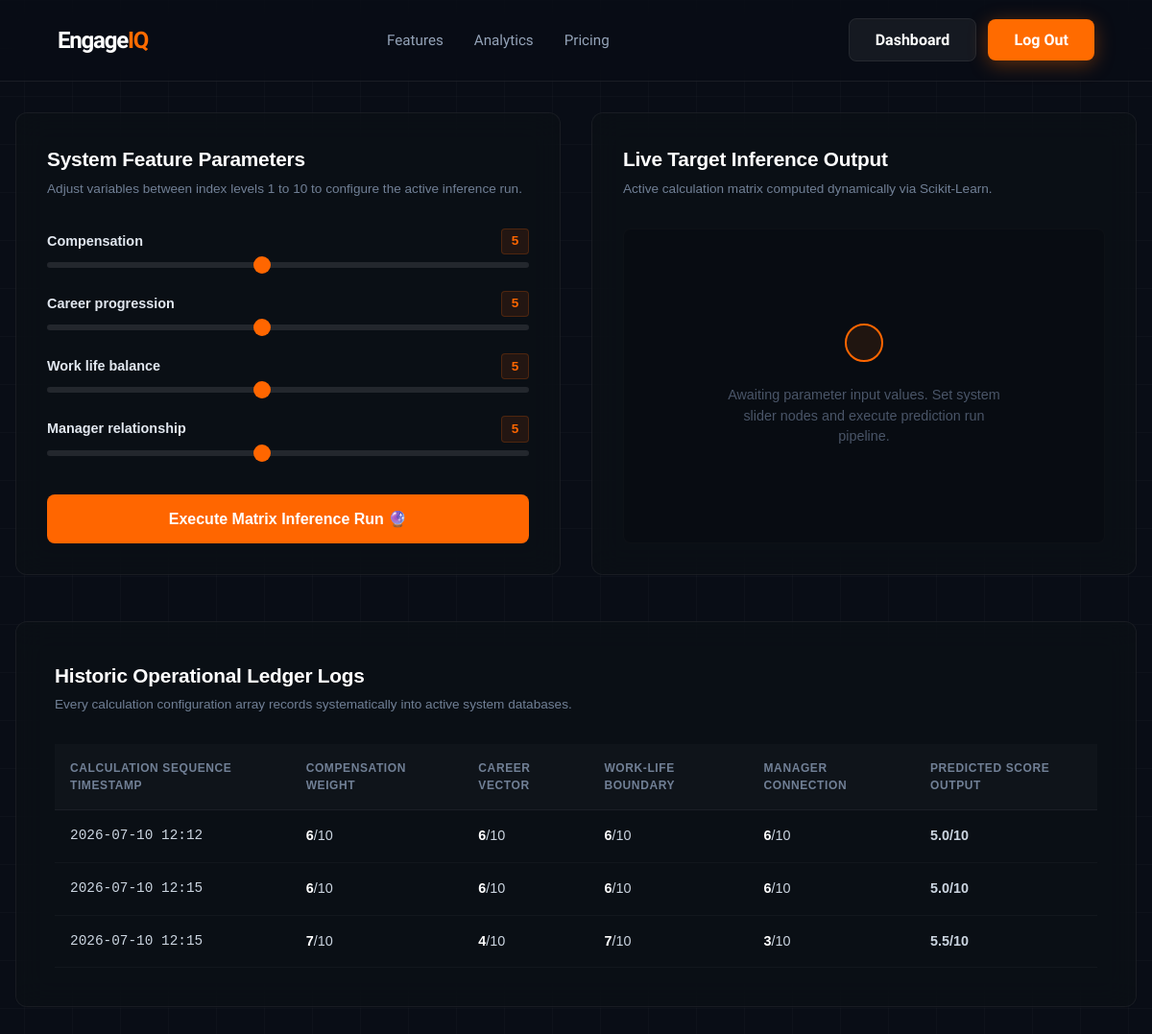
Before: /dashboard/ (signed in) with the older database file.
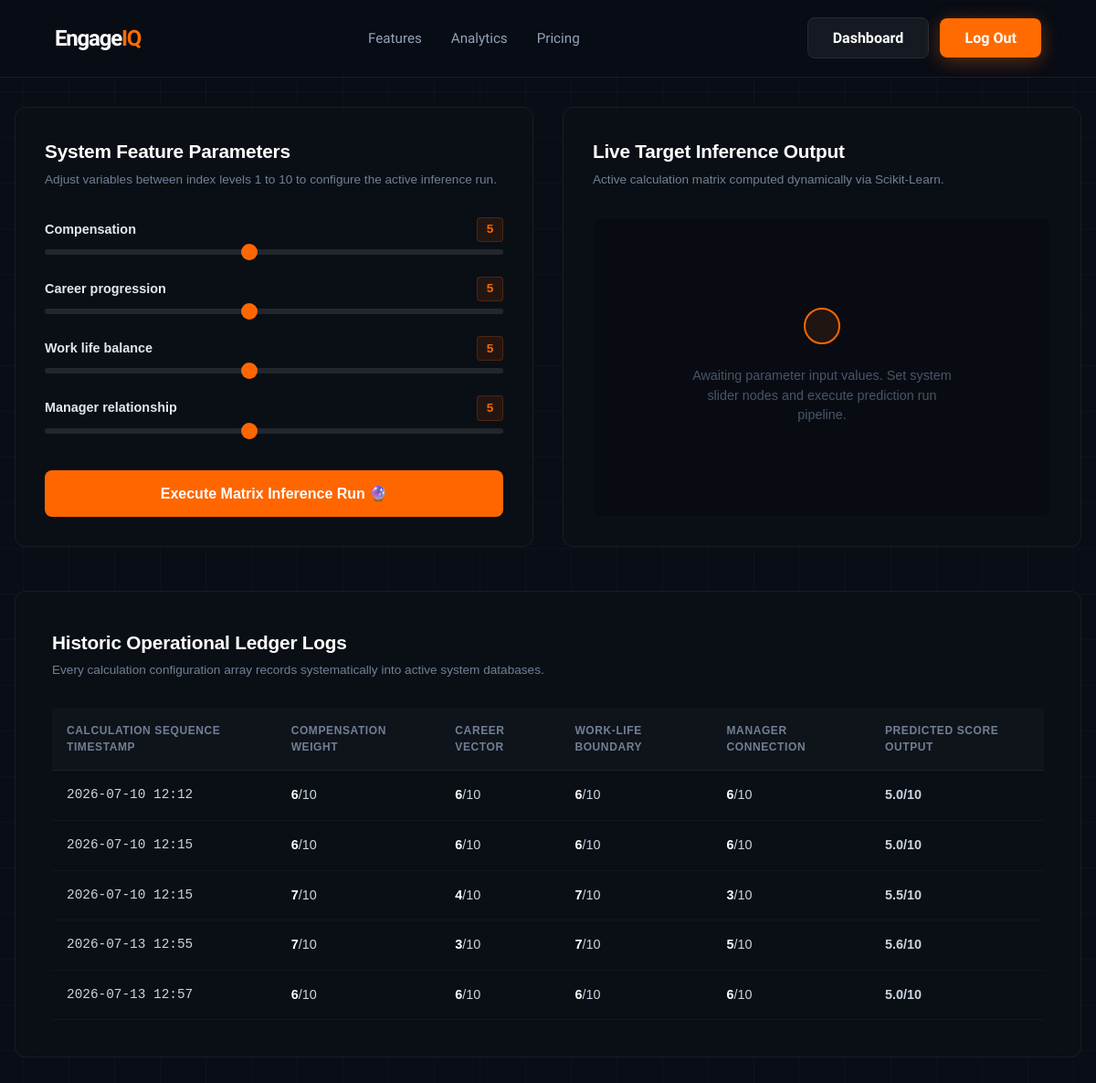
After: the same page with the newer database file.
### core_app/models.py (models this page shows, shortened)
class SatisfactionPrediction(models.Model):
    user = models.ForeignKey(User, on_delete=models.CASCADE, null=True, blank=True)
    compensation = models.IntegerField()
    career_progression = models.IntegerField()
    work_life_balance = models.IntegerField()
    manager_relationship = models.IntegerField()
    predicted_score = models.FloatField()
    created_at = models.DateTimeField(auto_now_add=True)

### core_app/views.py (the view, shortened to what this page needs)
# urls.py: path('dashboard/', views.dashboard, name='dashboard'),
@login_required(login_url='login')
def dashboard(request):
    form = EngagementSlidersForm(request.POST or None)
    predicted_score = None
    history = SatisfactionPrediction.objects.filter(user=request.user)
    return render(request, 'core_app/dashboard.html', {
        'form': form,
        'predicted_score': predicted_score,
        'history': history
    })

### core_app/forms.py
class EngagementSlidersForm(forms.ModelForm):
    class Meta:
        model = SatisfactionPrediction
        fields = ['compensation', 'career_progression', 'work_life_balance', 'manager_relationship']
    def __init__(self, *args, **kwargs):
        super().__init__(*args, **kwargs)
        for field_name in self.fields:
            self.fields[field_name].widget = forms.NumberInput(attrs={
                'type': 'range',
                'min': '1.0',
                'max': '10.0',
                'step': '0.1',
                'value': '5.0',
                'class': 'engageiq-slider'  # Custom class for your dark/orange CSS styling
            })

### core_app/templates/core_app/Dashboard.html (shortened to what the changed rows need)
{% extends 'core_app/base.html' %}
{% load static %}
{% block content %}
<div class="dashboard-viewport">
    <div class="dashboard-main-grid">
        <div class="workspace-panel glass-card">
            <form method="POST" class="sliders-form-layout">
                {% for field in form %}
                <div class="slider-node-row">
                    <div class="slider-labels">
                        <span class="field-title">{{ field.label }}</span>
                        <span class="live-counter-val" id="val_{{ field.id_for_label }}">5</span>
                    </div>
                    <div class="input-slider-wrapper">
                        <input type="range" name="{{ field.html_name }}" min="1" max="10" value="5" class="custom-range-slider" id="{{ field.id_for_label }}" oninput="updateSliderValue(this)">
                    </div>
                </div>
                {% endfor %}
            </form>
        </div>
    </div>
    <div class="history-panel-block glass-card">
        <div class="table-responsive-wrapper">
            <table class="telemetry-table-layout">
                <thead>
                    <tr>
                        <th>Calculation Sequence Timestamp</th>
                        <th>Compensation Weight</th>
                        <th>Career Vector</th>
                        <th>Work-Life Boundary</th>
                        <th>Manager Connection</th>
                        <th>Predicted Score Output</th>
                    </tr>
                </thead>
                <tbody>
                    {% for record in history %}
                    <tr>
                        <td class="t-stamp">{{ record.created_at|date:"Y-m-d H:i" }}</td>
                        <td><span class="tbl-num">{{ record.compensation }}</span>/10</td>
                        <td><span class="tbl-num">{{ record.career_progression }}</span>/10</td>
                        <td><span class="tbl-num">{{ record.work_life_balance }}</span>/10</td>
                        <td><span class="tbl-num">{{ record.manager_relationship }}</span>/10</td>
                        <td class="t-highlight-cell">{{ record.predicted_score }}/10</td>
                    </tr>
                    {% empty %}
                    <tr>
                        <td colspan="6" class="empty-table-state">No simulation models run within this system log yet. Set sliders to populate lines.</td>
                    </tr>
                    {% endfor %}
                </tbody>
            </table>
        </div>
    </div>
</div>
{% endblock %}

Changed rows visible on the page:
added SatisfactionPrediction: created_at "2026-07-13 12:55", compensation "7", career_progression "3", work_life_balance "7", manager_relationship "5", predicted_score "5.6"
added SatisfactionPrediction: created_at "2026-07-13 12:57", compensation "6", career_progression "6", work_life_balance "6", manager_relationship "6", predicted_score "5.0"
